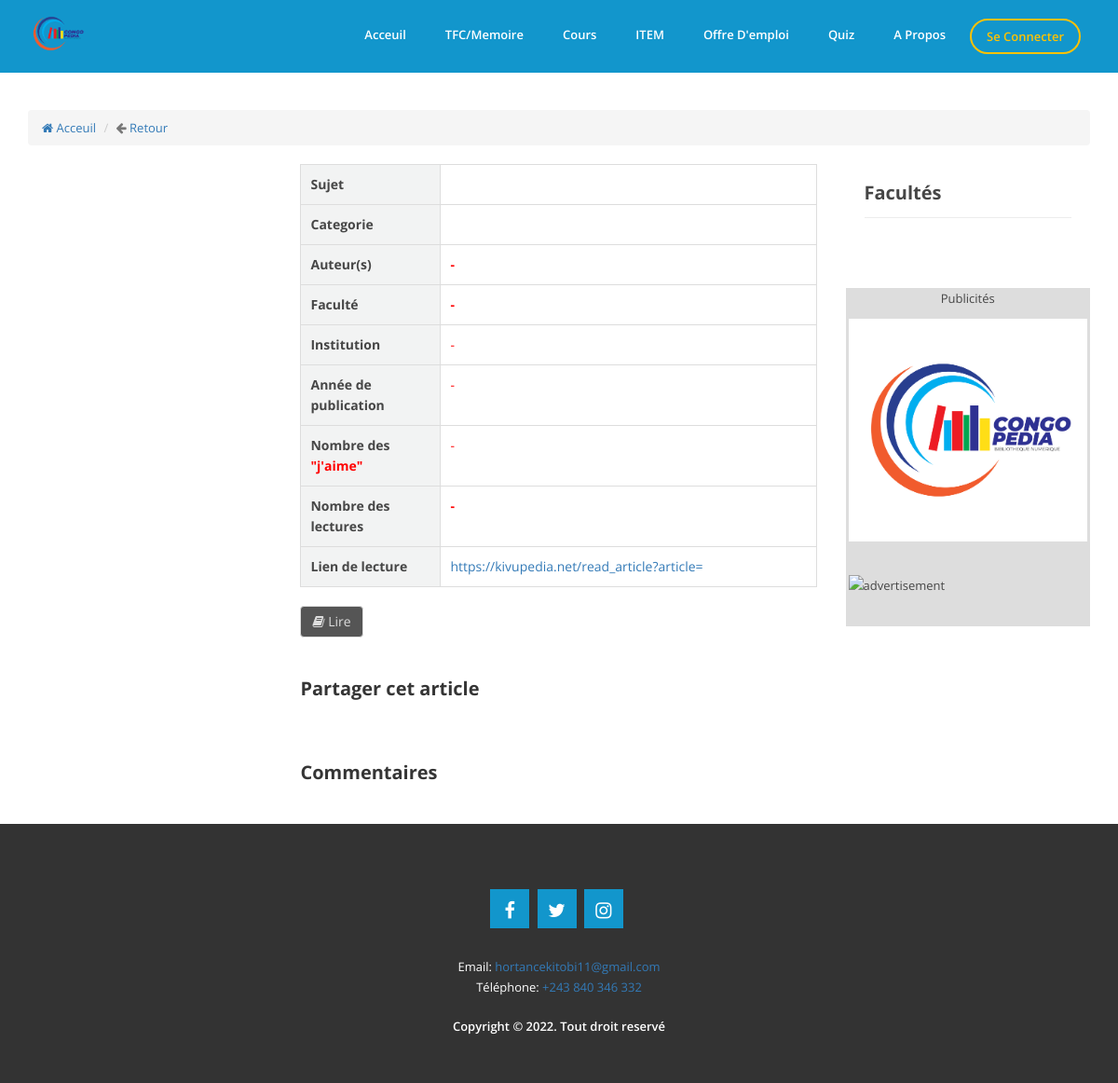
Before: /detail_article.php with the older database file.
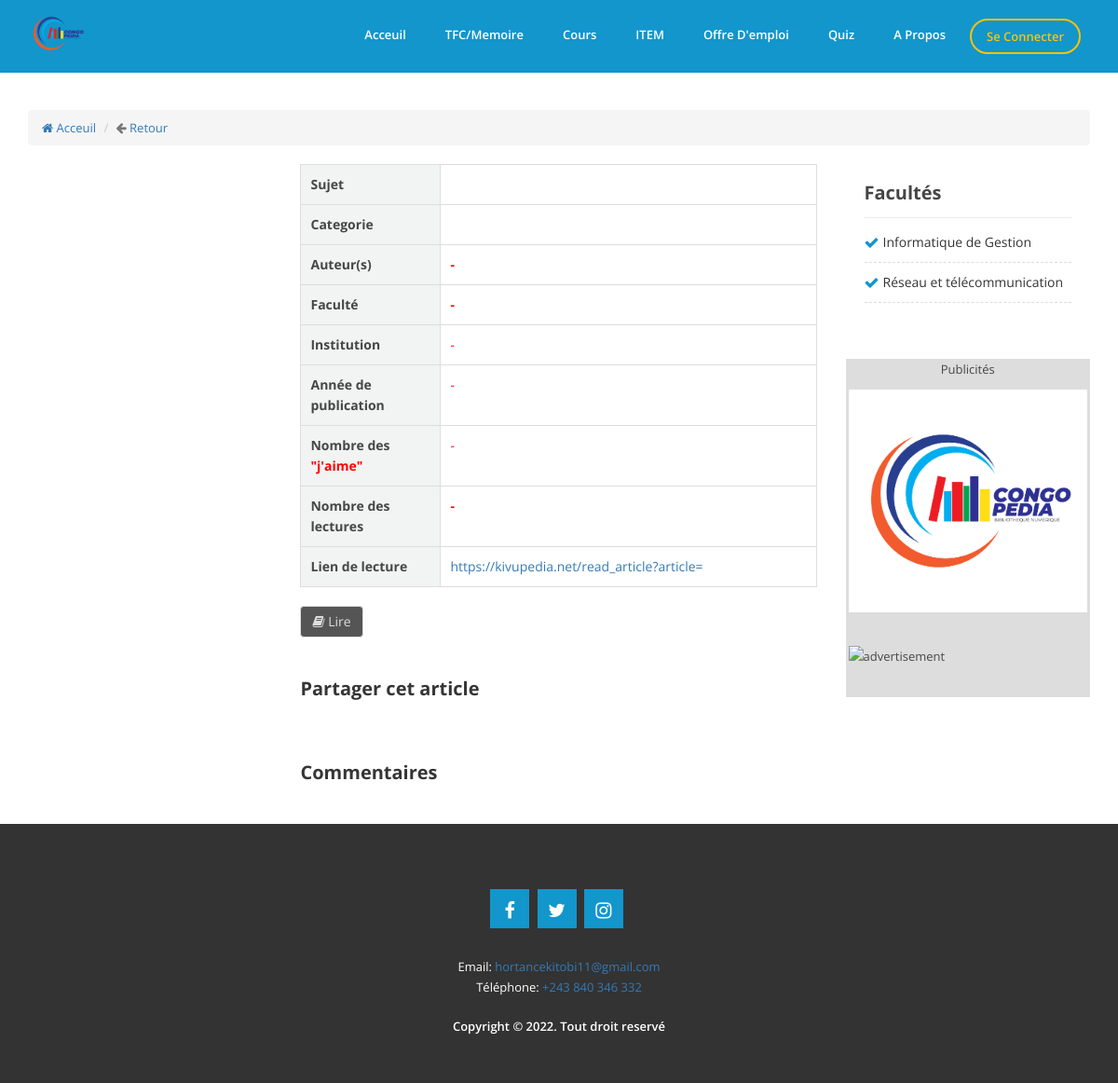
After: the same page with the newer database file.
### tables this page shows
CREATE TABLE `t_faculte` (
  `CodeFaculte` int(11) NOT NULL,
  `Faculte` varchar(250) NOT NULL,
  `faculte_slug` text NOT NULL
);

### detail_article.php (called while the page is built, shortened)
<?php
include("includes/sessionclient.php");
include("includes/head.php");
include("includes/header.php");
include("container/detail_article.php");
include("includes/footer.php");
?>

### class/app.php (called while the page is built, shortened)
<?php
class App
{
    private $db_name, $db_user, $db_pass, $db_host, $pdo;
    public function __construct( $db_name = "congopedia", $db_user = "root", $db_pass = "", $db_host = 'localhost' )
    {
        $this->db_name = $db_name;
        $this->db_user = $db_user;
        $this->db_pass = $db_pass;
        $this->db_host = $db_host;
    }
    public function getPDO()
    {
        try {
            if ( $this->pdo === null ) {
                $pdo_ = new PDO( 'mysql:host=' . $this->db_host . '; port=3306; dbname=' . $this->db_name . ';charset=utf8', $this->db_user, $this->db_pass );
                $pdo_->setAttribute( PDO::ATTR_ERRMODE, PDO::ERRMODE_WARNING );
                $this->pdo = $pdo_;
            }
        } catch ( PDOException $ex ) {
            die( $ex->getMessage() );
        }
        return $this->pdo;
    }
    public function fetchPrepared( $statement )
    {
        $req = $this->getPDO()->prepare( $statement );
        $req->execute();
        return $req->fetchAll();
    }
}
$app=new App('congopedia');
?>

### container/detail_article.php (the view, shortened to what the changed rows need)
<div class="single-channel">
    <div class="container">
        <div class="row">
            <div class="col-md-9 col-sm-12 col-xs-12">
                <div class="row">
                    <div class="col-md-8">
                        <div class="channel-text">
                            <div class="channel-text">
                                <h2>Partager cet article</h2>
                                <h2>Commentaires</h2>
                            </div>
                        </div>
                    </div>
                </div>
            </div>
            <div class="col-md-3 col-sm-12 col-xs-12">
                <div class="channel-categories">
                    <h2>Facultés</h2>
                    <ul>
                        <?php
                        $sql3 = "SELECT * FROM t_faculte";
                        $req = $app->fetchPrepared($sql3);
                        foreach ($req as $row){
                            ?>
                            <li><a href="article-by-faculte?slug=<?php echo $row['faculte_slug'] ?>"><?php echo $row['Faculte'] ?></a></li>
                            <?php
                        }
                        ?>
                    </ul>
                </div>
            </div>
        </div>
    </div>
</div>

Changed rows visible on the page:
added t_faculte: Faculte "Informatique de Gestion"
added t_faculte: Faculte "Réseau et télécommunication"
